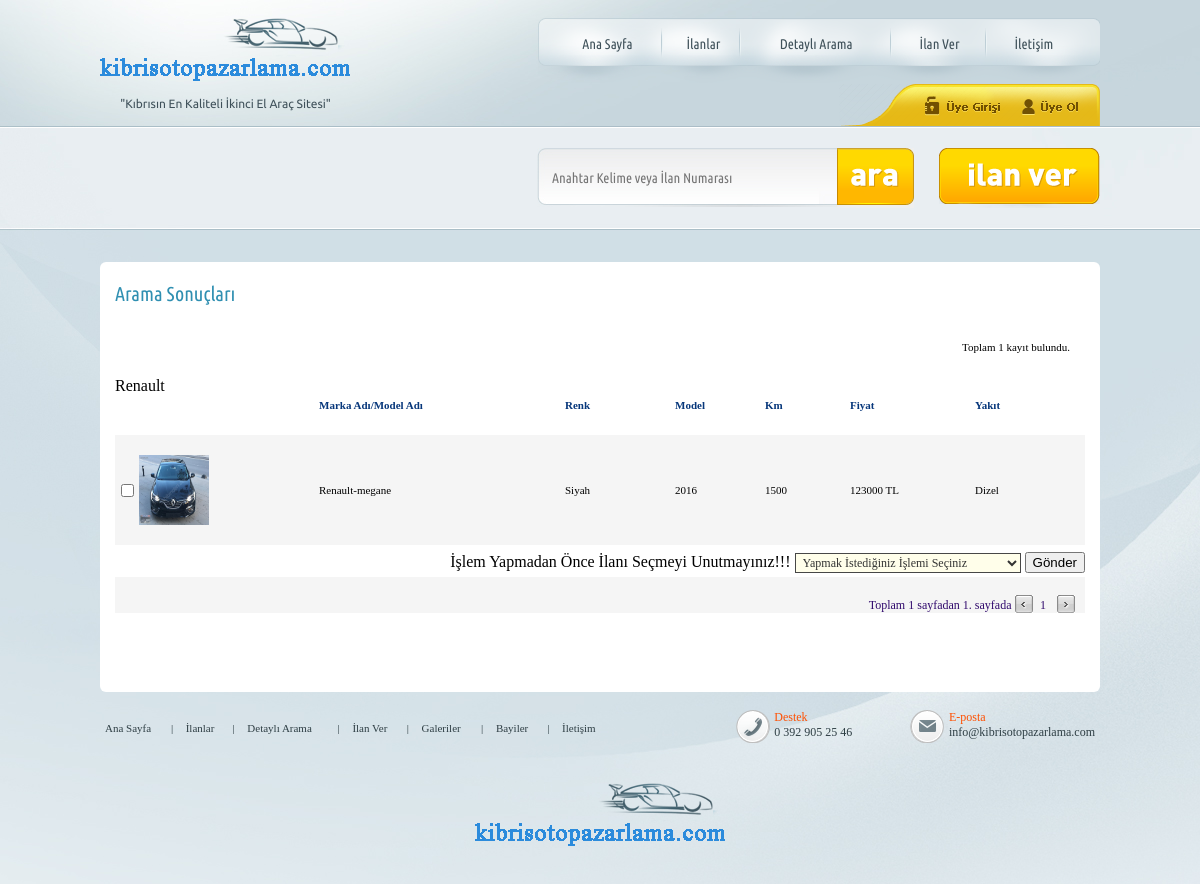
Page /ilanlarim.php (signed in) on the committed database.
### tables this page shows
CREATE TABLE `ilan` (
  `id` int(11) NOT NULL,
  `kullanicieposta` varchar(50) NOT NULL,
  `baslik` varchar(255) NOT NULL,
  `marka` varchar(50) NOT NULL,
  `model` varchar(50) NOT NULL,
  `modelyili` int(11) NOT NULL,
  `km` int(11) NOT NULL,
  `silindirhacmi` varchar(15) NOT NULL,
  `motorgucu` int(11) NOT NULL,
  `fiyat` int(11) NOT NULL,
  `turu` varchar(50) NOT NULL,
  `yakit` varchar(50) NOT NULL,
  `kasatipi` varchar(50) NOT NULL,
  `vites` varchar(20) NOT NULL,
  `hasardurumu` varchar(50) NOT NULL,
  `renk` varchar(50) NOT NULL,
  `kapisayisi` varchar(50) NOT NULL,
  `aciklama` varchar(255) NOT NULL,
  `vergi` varchar(50) NOT NULL,
  `maxhiz` varchar(50) NOT NULL,
  `ortalamayakit` varchar(50) NOT NULL,
  `tork` varchar(50) NOT NULL,
  `hizlanma` varchar(50) NOT NULL,
  `tipi` varchar(50) NOT NULL,
  `resim` varchar(50) NOT NULL
);

### ilanlarim.php (the view, shortened to what this page needs)
<!DOCTYPE html PUBLIC "-//W3C//DTD XHTML 1.0 Transitional//EN" "http://www.w3.org/TR/xhtml1/DTD/xhtml1-transitional.dtd">
<html xmlns="http://www.w3.org/1999/xhtml">
<head>
<link href="_css/style.css" rel="stylesheet" type="text/css" />
<link href="_css/glametrix/glametrix.css" rel="stylesheet" type="text/css" />
<link href="_css/ubuntu/ubuntu.css" rel="stylesheet" type="text/css" />
<link href="_css/raleway/raleway.css" rel="stylesheet" type="text/css" />
<link href="_css/pfhandbookthin/pfhandbookpro-thin.css" rel="stylesheet" type="text/css" />
</head>
<body>
<link href="_css/ubuntu_regular/ubuntu_r.css" rel="stylesheet" type="text/css" />
<table width="1000" border="0" align="center" cellpadding="0" cellspacing="0" style="padding-top:18px;">
  <tr>
    <td width="437" align="left" valign="top">
      <table width="251" border="0" cellspacing="0" cellpadding="0">
        <tr>
          <td><a href="index.php"><img src="_img/Logo.png" width="251" height="73" /></a></td>
        </tr>
        <tr><td height="5"></td></tr>
        <tr>
          <td align="center"><span class="logo_alti_yazi">"Kıbrısın En Kaliteli İkinci El Ara&ccedil; Sitesi"</span></td>
        </tr>
    </table></td>
    <td width="563" align="left" valign="top"><table width="563" border="0" cellspacing="0" cellpadding="0">
      <tr>
        <td width="563" align="left" valign="top"  class="arkaplan11" style="padding-top:10px; padding-left:20px; padding-right:20px;">
        <table width="521" border="0" align="center" cellpadding="0" cellspacing="0">
          <tr>
            <td align="center" valign="middle" class="menu_yazi1" style="padding-right:7px; padding-left:3px;"><a href="index.php" class="menu_yazi1">Ana Sayfa</a></td>
            <td align="left" valign="top"><img src="_img/cizgi.png" width="2" height="32" /></td>
            <td align="center" valign="middle"  class="menu_yazi1" style="padding-right:3px; padding-left:7px;"><a href="ilanlar.php" class="menu_yazi1">İlanlar</a></td>
            <td align="left" valign="top"><img src="_img/cizgi.png" width="2" height="32" /></td>
            <td align="center" valign="middle"  class="menu_yazi1" style="padding-right:7px; padding-left:7px;"><a href="detayli_arama.php" class="menu_yazi1">Detaylı Arama</a></td>
            <td align="left" valign="top"><img src="_img/cizgi.png" width="2" height="32" /></td>
            <td align="center" valign="middle"  class="menu_yazi1" style="padding-right:7px; padding-left:7px;"><a href="giris.php" class="menu_yazi1">İlan Ver</a></td>
            <td align="left" valign="top"><img src="_img/cizgi.png" width="2" height="32" /></td>
            <td align="center" valign="middle"  class="menu_yazi1" style="padding-right:7px; padding-left:7px;"><a href="iletisim.html" class="menu_yazi1">İletişim</a></td>
          </tr>
        </table>
        </td>
      </tr>
		      <tr>
        <td align="right" valign="top"><img src="_img/uye.png" width="261" height="42" border="0" usemap="#Map_user" /></td>
      </tr>
    </table>
    </td>
  </tr>
</table>
<table width="1000" border="0" align="center" cellpadding="0" cellspacing="0" style="padding-top:7px;">
  <tr>
    <td colspan="2" height="15"></td>
  </tr>
  <tr>
    <td align="left" valign="top" width="437" height="66"></td>
    <td align="right" valign="top" width="563">
    <table width="563" border="0" cellspacing="0" cellpadding="0">
      <tr>
        <td align="left" valign="middle">
        <table width="563" border="0" cellspacing="0" cellpadding="0">
          <tr>
            <td width="375" align="right" valign="top">
            <table width="375" border="0" cellspacing="0" cellpadding="0">
            <form id="inc_arama" name="inc_arama" action="http://www.kibrisotopazarlama.com/ara.php" onsubmit="return inc_ara_kontrol()" method="get">
              <tr>
                <td width="298" align="left" valign="top">
                  <input name="q" type="text" class="form28_textbox1" id="q"  placeholder="Anahtar Kelime veya &#304;lan Numaras&#305;" value=""/>
                </td>
                <td width="77" align="right" valign="top"><input type="submit" value="" style="background-image:url(_img/ara.png);width:77px; height:60px; border:0px; cursor:pointer;"/></td>
              </tr>
            </form>
            </table>
            </td>
            <td width="188" align="right" valign="top"><a href="giris.php"><img src="_img/ilan_ver.png" width="161" height="60" border="0"/></a></td>
          </tr>
        </table>
        </td>
        </tr>
    </table>
    </td>
  </tr>
  <tr>
    <td colspan="2" height="15"></td>
  </tr>
</table>
<table width="1000" border="0" align="center" cellpadding="0" cellspacing="0">
  <tr>
    <td align="left" valign="top">&nbsp;</td>
  </tr>
  <tr>
    <td align="left" valign="top"style="padding-top:15px;">
    <table width="1000" border="0" cellspacing="0" cellpadding="0" class="tablo_8">
      <tr>
        <td width="1000" height="400" align="left" valign="top" style="padding:15px;">
        <table width="970" border="0" align="center" cellpadding="0" cellspacing="0">
        <tr>
          <td height="35" class="dis_baslik1">Arama Sonu&ccedil;ları</td>
          </tr>
        <tr>
          <td height="25"></td>
          </tr>
          <tr>
            <td>
			<form id="form1" name="form1" method="post" action="islemler.php">
            <table width="970" border="0" cellspacing="0" cellpadding="0">
              <tr>
               <td width="572" class="icerik3" style="padding-top:4px;padding-left:2px;padding-bottom:4px; padding-right:15px;" align="right">Toplam 1 kayıt bulundu.</td>
              </tr>
              <tr><td colspan="2" height="20"></td></tr>
            </table>
          <table width="970" border="0" cellspacing="0" cellpadding="0">
              <tr>
                <td width="970"><table width="970" border="0" align="center" cellpadding="0" cellspacing="0">
                    <tr>
                        <td width="204" height="20" align="left"></td>
                      <td width="246" align="left" class="link32"><a href="#" class="link32">Marka Adı</a>/<a href="#" class="link32">Model Adı</a></td>
                      <td width="110" align="left"><a href="#i" class="link32">Renk</a></td>
                      <td width="90" align="left"><a href="#" class="link32">Model</a></td>
                      <td width="85" align="left"><a href="#" class="link32">Km</a></td>
                      <td width="125" align="left"><a href="#" class="link32">Fiyat</a></td>
                      <td width="110" align="left"><a href="#" class="link32">Yakıt</a></td>
                    </tr>
                </table></td>
              </tr>
              <tr>
                <td>&nbsp;</td>
              </tr>
			  <?php
			 try{
		        $db = new PDO('mysql:host=localhost;dbname=satis;charset=utf8','root','');
			}catch(PDOException $e){
				echo 'Hata: '.$e->getMessage();
			}
				$query = $db->query("SELECT * FROM ilan where kullanicieposta='".$_SESSION["kullanici_adi"]."'", PDO::FETCH_ASSOC);
				if ( $query->rowCount() ){
				foreach( $query as $row ){
				?>
              <tr>
                <td style="padding-top:2px;padding-bottom:2px;">
				<table width="970" align="center" cellpadding="0" cellspacing="0" style="border-color:; border-width:0px; border-style:solid"  >
                    <tr bgcolor="#F5F5F5">
                      <td width="20" height="20" style="padding-left:2px;" align="left"><input type="checkbox" id="chkilan" name="secilen" onClick="secili(this)" value="<?php echo $row['id'];?>"/></td>
                      <td width="180" style="padding-left:2px; padding-top:20px; padding-bottom:20px;" align="left">
                             <a href="#"><img width="70" height="70" src="images/<?php echo $row['resim'];?>" border="0"></a>
                    </td>
          <td width="246" align="left" class="icerik13" style="font-weight:; color:;"><?php echo $row['marka']."-".$row['model'];?></td>
          <td width="110" align="left" class="icerik13" style="font-weight:; color:;"><?php echo $row['renk'];?></td>
          <td width="90" align="left" class="icerik13" style="font-weight:; color:;"><?php echo $row['modelyili'];?></td>
          <td width="85" align="left" class="icerik13" style="font-weight:; color:;"><?php echo $row['km'];?></td>
          <td width="125" align="left" class="icerik13" style="font-weight:; color:;"><?php echo $row['fiyat'];?> TL</td>
          <td width="110" align="left" class="icerik13" style="font-weight:; color:;"><?php echo $row['yakit'];?></td>
        </tr>
        </table>
        </td>
       </tr>
	   <?php
					}
				}
	   ?>
                <tr>
          <td height="30" align="right">
 İşlem Yapmadan Önce İlanı Seçmeyi Unutmayınız!!!
		              <select name="islem" class="form1_combo1" id="yakit">
              <option value="0">Yapmak İstediğiniz İşlemi Seçiniz</option>
                          </select>
		  <input type="submit" value="Gönder">
            </td>
          </tr>
           <tr bgcolor="#F5F5F5"><td height="20" style="padding-right:10px;" align="right">
<br />
  <span class="sayfa_numara">Toplam 1 sayfadan 1. sayfada </span><a href="#" class="sayfa_numara" title="Önceki Sayfa"><img src="_img/backarrow.gif" width="18" height="18" border=0 align="absbottom" /></a><span class="ayrac">&nbsp;</span>
<a href="#" class="sayfa_numara">1</a><span class="ayrac">&nbsp;</span>
<span class="ayrac">&nbsp;</span><a href="#" class="sayfa_numara" title="Sonraki Sayfa"><img src="_img/nextarrow.gif" width="18" height="18" border=0 align="absbottom" /></a>
</td></tr>
            </table>
        </form>
            </td>
          </tr>
        </table>
        </td>
      </tr>
    </table>
    </td>
  </tr>
  <tr>
    <td>&nbsp;</td>
  </tr>
</table>
<table width="1000" border="0" align="center" cellpadding="0" cellspacing="0">
  <tr>
    <td>
    <table width="1000" border="0" cellspacing="0" cellpadding="0">
      <tr>
        <td width="636" align="left" valign="top" style="padding-left:5px; padding-top:12px;">
        <table width="500" border="0" cellspacing="0" cellpadding="0">
          <tr>
            <td>
            <table width="100%" border="0" cellspacing="0" cellpadding="0">
                <tr>
                  <td align="left" valign="middle" class="altlink1" ><a href="index.php" class="altlink1">Ana Sayfa</a></td>
                  <td align="left" valign="middle" class="altlink1" style="padding-left:10px;">|</td>
                  <td align="left" valign="middle" class="altlink1"  style="padding-left:10px;"><a href="ilanlar.php" class="altlink1">İlanlar</a></td>
                  <td align="left" valign="middle" class="altlink1"  style="padding-left:10px;">|</td>
                  <td align="left" valign="middle" class="altlink1"  style="padding-left:10px;"><a href="detayli_arama.php" class="altlink1">Detaylı Arama</a></td>
                  <td align="left" valign="middle" class="altlink1"  style="padding-left:10px;">|</td>
                  <td align="left" valign="middle" class="altlink1"  style="padding-left:10px;"><a href="giris.php" class="altlink1">İlan Ver</a></td>
                  <td align="left" valign="middle" class="altlink1"  style="padding-left:10px;">|</td>
                  <td align="left" valign="middle" class="altlink1"  style="padding-left:10px;"><a href="#" class="altlink1">Galeriler</a></td>
                  <td align="left" valign="middle" class="altlink1"  style="padding-left:10px;">|</td>
                  <td align="left" valign="middle" class="altlink1"  style="padding-left:10px;"><a href="#" class="altlink1">Bayiler</a></td>
                  <td align="left" valign="middle" class="altlink1"  style="padding-left:10px;">|</td>
                  <td align="left" valign="middle" class="altlink1" style="padding-left:10px;"><a href="iletisim.html" class="altlink1"> İletişim</a></td>
                </tr>
            </table>
            </td>
          </tr>
        </table>
        </td>
        <td width="364">
        <table width="364" border="0" cellspacing="0" cellpadding="0">
          <tr>
            <td width="203" align="right" valign="top">
            <table width="100%" border="0" cellspacing="0" cellpadding="0">
              <tr>
                <td width="22%" align="left" valign="top"><img src="_img/tel.png" width="34" height="33" /></td>
                <td width="78%" align="left" valign="top" style="padding-right:5px;">
                <table width="100%" border="0" cellspacing="0" cellpadding="0">
                    <tr>
                      <td align="left" valign="top" class="altyazi2" style="padding-right:5px;">Destek</td>
                    </tr>
                    <tr>
                      <td align="left" valign="top" class="altyazi1">0 392 905 25 46</td>
                    </tr>
                </table>
                </td>
              </tr>
            </table>
            </td>
            <td width="161" align="right" valign="top">
            <table width="100%" border="0" cellspacing="0" cellpadding="0">
              <tr>
                <td width="31%" align="left" valign="top" style="padding-right:5px;"><img src="_img/mail.png" width="34" height="33" /></td>
                <td width="69%" align="left" valign="top" style="padding-right:5px;">
                <table width="100%" border="0" cellspacing="0" cellpadding="0">
                  <tr>
                    <td align="left" valign="top" class="altyazi2" >E-posta</td>
                  </tr>
                  <tr>
                    <td align="left" valign="top" class="altyazi1">info@kibrisotopazarlama.com</td>
                  </tr>
                </table>
                </td>
              </tr>
            </table>
            </td>
          </tr>
        </table>
        </td>
      </tr>
    </table>
    </td>
  </tr>
  <tr>
    <td height="20"></td>
  </tr>
  <tr>
    <td height="20"></td>
  </tr>
  <tr>
    <td align="center"><a href="index.php" target="_blank"><img src="_img/Logo.png" width="251" height="73" border="0"/></a></td>
  </tr>
  <tr>
    <td>&nbsp;</td>
  </tr>
</table>
</body>
</html>

### rows in the picture
ilan: resim (picture), marka "Renault", model "megane", renk "Siyah", modelyili "2016", km "1500", fiyat "123000", yakit "Dizel"
